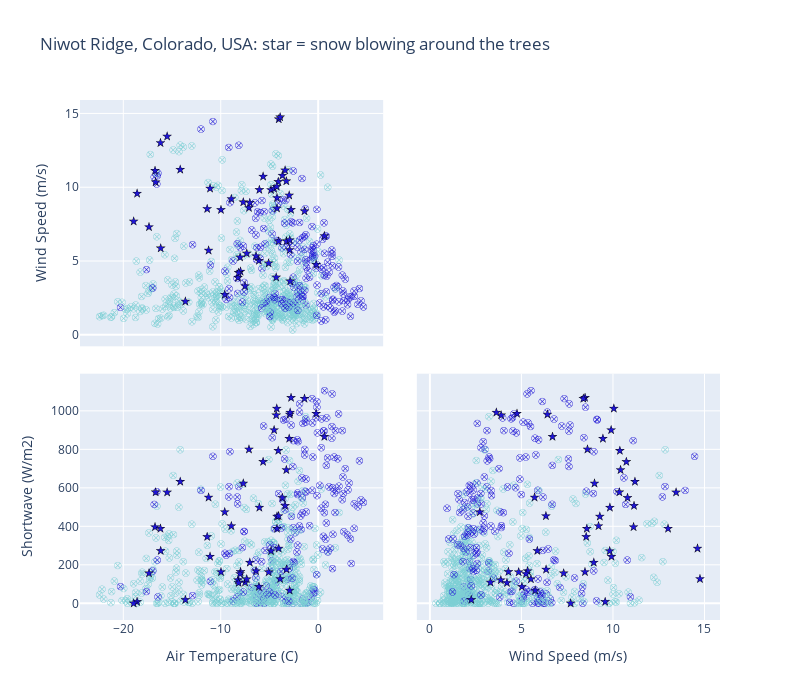

Notebook code cell kept with this figure:
### Code cell
# Niwot
colorscaled = [[0., colorsnowunload], [1, colorsnow]]
index_vals = niwot_df_sub['CD']
index_symbols = niwot_df_sub['Snowsymbol']

fig = go.Figure()
fig.add_trace(go.Splom(dimensions=[dict(label=nametemp, values=niwot_df_sub['temp']),
                                   dict(label=namewind, values=niwot_df_sub['windspeed']),
                                   dict(label=nameSW,   values=niwot_df_sub['shortwave'])],
                                   marker=dict(color=index_vals, colorscale=colorscaled, symbol=index_symbols, showscale=False, line_color='black', line_width=0.5, size=7),
                                   showlegend=False, showupperhalf=False, diagonal_visible=False,
                      ))

fig.update_layout(title='Niwot Ridge, Colorado, USA: star = snow blowing around the trees', width=800, height=700, dragmode='select')

fig.show()

### Figure 1 — Plotly figure (JSON) as saved in the notebook; plotly's stock layout.template omitted (floating-point values rounded to 4 significant figures; data arrays with more than 128 entries replaced by an {"elided": "..."} marker saying what was removed)
{"data": [{"diagonal": {"visible": false}, "dimensions": [{"label": "Air Temperature (C)", "values": {"elided": "695 float values"}}, {"label": "Wind Speed (m/s)", "values": {"elided": "695 float values"}}, {"label": "Shortwave (W/m2)", "values": {"elided": "695 float values"}}], "marker": {"color": {"elided": "695 int values"}, "colorscale": [[0, "#1F15D5"], [1, "#7dcfd4"]], "line": {"color": "black", "width": 0.5}, "showscale": false, "size": 7, "symbol": {"elided": "695 int values"}}, "showlegend": false, "showupperhalf": false, "type": "splom"}], "layout": {"dragmode": "select", "height": 700, "title": {"text": "Niwot Ridge, Colorado, USA: star = snow blowing around the trees"}, "width": 800}}
